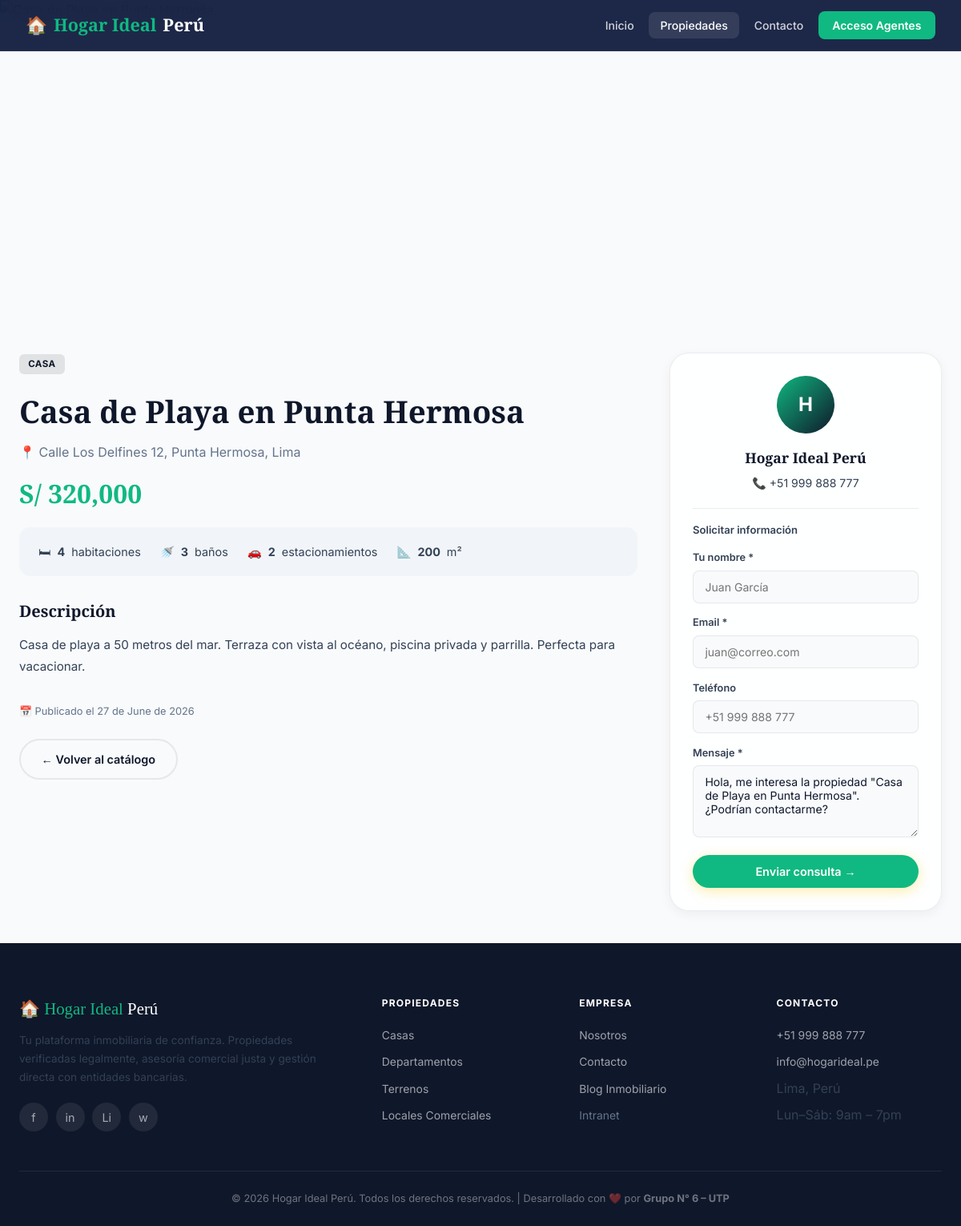
/propiedad/detalle/7, run on the app's committed database.
### tables this page shows
CREATE TABLE IF NOT EXISTS `propiedades` (
  `id`               INT UNSIGNED AUTO_INCREMENT PRIMARY KEY,
  `titulo`           VARCHAR(200)  NOT NULL,
  `descripcion`      TEXT,
  `precio`           DECIMAL(12,2) NOT NULL,
  `tipo`             ENUM('casa','departamento','terreno','local') NOT NULL DEFAULT 'casa',
  `habitaciones`     TINYINT UNSIGNED DEFAULT 0,
  `banos`            TINYINT UNSIGNED DEFAULT 0,
  `estacionamientos` TINYINT UNSIGNED DEFAULT 0,
  `metros2`          DECIMAL(8,2),
  `direccion`        VARCHAR(255),
  `imagen`           VARCHAR(255) DEFAULT 'no-imagen.jpg',
  `vendedor_id`      INT UNSIGNED,
  `activo`           TINYINT(1) DEFAULT 1,
  `created_at`       TIMESTAMP DEFAULT CURRENT_TIMESTAMP,
  FOREIGN KEY (`vendedor_id`) REFERENCES `vendedores`(`id`) ON DELETE SET NULL
);

### core/Controller.php (called while the page is built, shortened)
<?php
class Controller {
    protected function render(string $view, array $data = []): void {
        extract($data);
        $viewFile = APP_ROOT . '/app/views/' . $view . '.php';
        require_once $viewFile;
    }
}

### app/controllers/PropiedadController.php (called while the page is built, shortened)
<?php
require_once APP_ROOT . '/core/Controller.php';
require_once APP_ROOT . '/app/models/Propiedad.php';
class PropiedadController extends Controller {
    private Propiedad $propiedad;
    public function __construct() {
        $this->propiedad = new Propiedad();
    }
    public function detalle(string $id = '0'): void {
        $propiedad = $this->propiedad->detalleConVendedor((int)$id);
        $this->render('propiedades/detalle', [
            'titulo'    => $propiedad->titulo . ' – ' . APP_NAME,
            'propiedad' => $propiedad,
        ]);
    }
}

### core/App.php (called while the page is built, shortened)
<?php
class App {
    protected string $method     = 'index';
    public function __construct() {
        $url = $this->parseUrl();
        if (!empty($url[0])) {
            $controllerName = ucfirst(strtolower($url[0])) . 'Controller';
            $controllerFile = APP_ROOT . '/app/controllers/' . $controllerName . '.php';
            if (file_exists($controllerFile)) {
                unset($url[0]);
            } else {
                $this->notFound();
                return;
            }
        }
        $this->controller = new $this->controller();
        if (!empty($url[1])) {
            if (method_exists($this->controller, $url[1])) {
                $this->method = $url[1];
                unset($url[1]);
            } else {
                $this->notFound();
                return;
            }
        }
        $this->params = $url ? array_values($url) : [];
        call_user_func_array([$this->controller, $this->method], $this->params);
    }
    private function parseUrl(): array {
        if (isset($_GET['url'])) {
            $url = rtrim($_GET['url'], '/');
            $url = filter_var($url, FILTER_SANITIZE_URL);
            return explode('/', $url);
        }
        return [];
    }
}

### public/index.php (called while the page is built, shortened)
<?php
require_once APP_ROOT . '/core/Database.php';
require_once APP_ROOT . '/core/Model.php';
require_once APP_ROOT . '/core/Controller.php';
require_once APP_ROOT . '/core/App.php';
$app = new App();

### core/Database.php (called while the page is built, shortened)
<?php
class Database {
    private static ?Database $instance = null;
    private PDO $pdo;
    private function __construct() {
        $dsn = 'mysql:host=' . DB_HOST . ';dbname=' . DB_NAME . ';charset=' . DB_CHARSET;
        $options = [
            PDO::ATTR_ERRMODE            => PDO::ERRMODE_EXCEPTION,
            PDO::ATTR_DEFAULT_FETCH_MODE => PDO::FETCH_OBJ,
            PDO::ATTR_EMULATE_PREPARES   => false,
        ];
        try {
            $this->pdo = new PDO($dsn, DB_USER, DB_PASS, $options);
        } catch (PDOException $e) {
            die('<div style="font-family:sans-serif;padding:2rem;background:#fee;color:#c00;border-radius:8px">
                <h3>⚠️ Error de conexión a la base de datos</h3>
                <p>' . $e->getMessage() . '</p>
                <p>Verifica que MySQL esté corriendo en XAMPP y que la base <strong>' . DB_NAME . '</strong> exista.</p>
                </div>');
        }
    }
    public static function getInstance(): Database {
        if (self::$instance === null) {
            self::$instance = new self();
        }
        return self::$instance;
    }
    public function query(string $sql, array $params = []): PDOStatement {
        $stmt = $this->pdo->prepare($sql);
        $stmt->execute($params);
        return $stmt;
    }
}

### app/models/Propiedad.php (called while the page is built, shortened)
<?php
require_once APP_ROOT . '/core/Model.php';
class Propiedad extends Model {
    public function detalleConVendedor(int $id): object|false {
        $sql = "SELECT p.*, v.nombre AS vendedor_nombre, v.apellido AS vendedor_apellido,
                       v.telefono AS vendedor_telefono, v.email AS vendedor_email, v.foto AS vendedor_foto,
                       z.nombre AS zona_nombre
                FROM propiedades p
                LEFT JOIN vendedores v ON p.vendedor_id = v.id
                LEFT JOIN zonas z ON p.zona_id = z.id
                WHERE p.id = ? LIMIT 1";
        return $this->rawOne($sql, [$id]);
    }
    public static function formatearPrecio(float $precio): string {
        return 'S/ ' . number_format($precio, 0, '.', ',');
    }
}

### core/Model.php (called while the page is built, shortened)
<?php
abstract class Model {
    protected Database $db;
    public function __construct() {
        $this->db = Database::getInstance();
    }
    public function rawOne(string $sql, array $params = []): object|false {
        return $this->db->query($sql, $params)->fetch();
    }
}

### app/views/propiedades/detalle.php (the view, shortened to what this page needs)
<?php $activePage = 'propiedades'; require_once APP_ROOT . '/app/views/layouts/header.php'; ?>
<div class="detail-page">
  <img class="detail-hero"
       src="<?= $propiedad->imagen !== 'no-imagen.jpg' ? UPLOAD_URL . htmlspecialchars($propiedad->imagen) : '' ?>"
       alt="<?= htmlspecialchars($propiedad->titulo) ?>"
       onerror="this.src='https://images.unsplash.com/photo-1600596542815-ffad4c1539a9?w=1400&q=80'">
  <div class="detail-body">
    <div class="detail-grid">
      <div>
        <span class="badge badge-blue" style="margin-bottom:1rem;display:inline-block">
          <?= ucfirst($propiedad->tipo) ?>
        </span>
        <h1 class="detail-title"><?= htmlspecialchars($propiedad->titulo) ?></h1>
        <p style="color:var(--text-3);margin-bottom:.8rem;display:flex;align-items:center;gap:.4rem">
          📍 <?= htmlspecialchars($propiedad->direccion ?: 'Lima, Perú') ?>
        </p>
        <p class="detail-price"><?= Propiedad::formatearPrecio((float)$propiedad->precio) ?></p>
        <div class="detail-features">
          <?php if ($propiedad->habitaciones): ?>
            <div class="detail-feat">🛏 <strong><?= $propiedad->habitaciones ?></strong> habitacione<?= $propiedad->habitaciones > 1 ? 's' : '' ?></div>
          <?php endif; ?>
          <?php if ($propiedad->banos): ?>
            <div class="detail-feat">🚿 <strong><?= $propiedad->banos ?></strong> baño<?= $propiedad->banos > 1 ? 's' : '' ?></div>
          <?php endif; ?>
          <?php if ($propiedad->estacionamientos): ?>
            <div class="detail-feat">🚗 <strong><?= $propiedad->estacionamientos ?></strong> estacionamiento<?= $propiedad->estacionamientos > 1 ? 's' : '' ?></div>
          <?php endif; ?>
          <?php if ($propiedad->metros2): ?>
            <div class="detail-feat">📐 <strong><?= (int)$propiedad->metros2 ?></strong> m²</div>
          <?php endif; ?>
        </div>
        <?php if ($propiedad->descripcion): ?>
        <div style="margin-bottom:2rem">
          <h2 style="font-family:'Playfair Display',serif;font-size:1.25rem;margin-bottom:.75rem">Descripción</h2>
          <p class="detail-desc"><?= nl2br(htmlspecialchars($propiedad->descripcion)) ?></p>
        </div>
        <?php endif; ?>
        <p style="font-size:.8rem;color:var(--text-3);margin-top:1.5rem">
          📅 Publicado el <?= date('d \d\e F \d\e Y', strtotime($propiedad->created_at)) ?>
        </p>
        <div style="margin-top:1.5rem">
          <a href="<?= BASE_URL ?>/propiedad" class="btn btn-outline" style="border-color:var(--border);color:var(--text)">
            ← Volver al catálogo
          </a>
        </div>
      </div>
      <div>
        <div class="agent-card">
          <div class="agent-card__avatar">H</div>
          <p class="agent-card__name">Hogar Ideal Perú</p>
          <p class="agent-card__tel">📞 +51 999 888 777</p>
          <hr style="border:none;border-top:1px solid var(--border);margin:1rem 0">
          <p style="font-size:.82rem;font-weight:600;color:var(--text-2);margin-bottom:.75rem">Solicitar información</p>
          <form class="contact-form" action="<?= BASE_URL ?>/contacto" method="POST" data-validate>
            <label>Tu nombre *</label>
            <input type="text" name="nombre" placeholder="Juan García" required>
            <label>Email *</label>
            <input type="email" name="email" placeholder="juan@correo.com" required>
            <label>Teléfono</label>
            <input type="tel" name="telefono" placeholder="+51 999 888 777">
            <label>Mensaje *</label>
            <textarea name="mensaje" required>Hola, me interesa la propiedad "<?= htmlspecialchars($propiedad->titulo) ?>". ¿Podrían contactarme?</textarea>
            <button type="submit" class="btn btn-primary" style="width:100%;margin-top:.9rem;justify-content:center">
              Enviar consulta →
            </button>
          </form>
        </div>
      </div>
    </div>
  </div>
</div>
<?php require_once APP_ROOT . '/app/views/layouts/footer.php'; ?>

### public/css/app.css (style rules this page uses)
:root { --primary: #0F172A; --primary-dark: #020617; --primary-light: #1E293B; --accent: #10B981; --accent-light: #34D399; --accent-dark: #059669; --bg: #F8FAFC; --bg-alt: #F1F5F9; --card: rgba(255, 255, 255, 0.85); --card-solid: #FFFFFF; --text: #0F172A; --text-2: #334155; --text-3: #64748B; --border: rgba(15, 23, 42, 0.08); --shadow-sm: 0 4px 14px rgba(0,0,0,.05); --shadow: 0 10px 30px rgba(0,0,0,.08); --shadow-lg: 0 20px 50px rgba(0,0,0,.12); --radius: 14px; --radius-lg: 24px; --transition: .4s cubic-bezier(.4,0,.2,1); --sidebar-bg: rgba(15, 23, 42, 0.95); --sidebar-width: 280px; }
*, *::before, *::after { box-sizing: border-box; margin: 0; padding: 0; }
html { scroll-behavior: smooth; }
body { font-family: 'Inter', sans-serif; background: var(--bg); color: var(--text); line-height: 1.6; transition: background var(--transition), color var(--transition); }
img { max-width: 100%; display: block; }
a { text-decoration: none; color: inherit; }
.btn { display: inline-flex; align-items: center; gap: .45rem; padding: .75rem 1.6rem; border-radius: 50px; font-family: 'Inter', sans-serif; font-size: .9rem; font-weight: 600; border: none; cursor: pointer; transition: all var(--transition); text-decoration: none; }
.btn-primary { background: var(--accent); color: #fff; box-shadow: 0 4px 16px rgba(250,204,21,.35); }
.btn-outline { background: transparent; color: var(--primary); border: 2px solid var(--primary); }
.detail-page { padding-top: 0; }
.detail-hero { width: 100%; height: clamp(300px, 50vh, 520px); object-fit: cover; border-radius: 0 0 var(--radius-lg) var(--radius-lg); display: block; }
.detail-body { max-width: 1200px; margin: 0 auto; padding: 2.5rem 1.5rem; }
.detail-grid { display: grid; grid-template-columns: 1fr 340px; gap: 2.5rem; align-items: start; }
.detail-title { font-family: 'Playfair Display', serif; font-size: clamp(1.6rem, 4vw, 2.4rem); font-weight: 700; margin-bottom: .5rem; }
.detail-price { font-family: 'Playfair Display', serif; font-size: 2rem; color: var(--accent); font-weight: 700; margin-bottom: 1rem; }
.detail-features { display: flex; gap: 1.5rem; flex-wrap: wrap; background: var(--bg-alt); border-radius: var(--radius); padding: 1.2rem 1.5rem; margin-bottom: 1.75rem; }
.detail-feat { display: flex; align-items: center; gap: .5rem; font-size: .9rem; color: var(--text-2); }
.detail-desc { color: var(--text-2); line-height: 1.8; font-size: .95rem; }
.agent-card { background: var(--card); border-radius: var(--radius-lg); padding: 1.75rem; border: 1px solid var(--border); box-shadow: var(--shadow-sm); position: sticky; top: 90px; }
.agent-card__avatar { width: 72px; height: 72px; border-radius: 50%; background: linear-gradient(135deg, var(--accent), var(--primary)); display: flex; align-items: center; justify-content: center; color: #fff; font-weight: 700; font-size: 1.5rem; margin: 0 auto 1rem; }
.agent-card__name { font-family: 'Playfair Display', serif; font-size: 1.1rem; text-align: center; font-weight: 600; }
.agent-card__tel { text-align: center; color: var(--text-2); font-size: .88rem; margin: .4rem 0 1.25rem; }
.contact-form label { display: block; font-size: .8rem; font-weight: 600; color: var(--text-2); margin-bottom: .3rem; margin-top: .9rem; }
.contact-form input, .contact-form textarea { width: 100%; padding: .7rem .9rem; border: 1px solid var(--border); border-radius: 8px; background: var(--bg); color: var(--text); font-family: 'Inter', sans-serif; font-size: .88rem; transition: border var(--transition); }
.contact-form textarea { resize: vertical; height: 90px; }
.badge { display: inline-block; padding: .2rem .7rem; border-radius: 6px; font-size: .72rem; font-weight: 700; text-transform: uppercase; letter-spacing: .04em; }
.badge-blue { background: rgba(17,17,17,.1); color: var(--primary); }

### data on the page
propiedades: tipo "CASA", titulo "Casa de Playa en Punta Hermosa", direccion "Calle Los Delfines 12, Punta Hermosa, Lima", precio "S/ 320,000", habitaciones "4", banos "3", estacionamientos "2", metros2 "200", descripcion "Casa de playa a 50 metros del mar. Terraza con vista al océano, piscina privada y parrilla. Perfecta para vacacionar.", created_at "27 de June de 2026", mensaje "Hola, me interesa la propiedad \"Casa de Playa en Punta Hermosa\". ¿Podrían contactarme?"

### other printed values
APP_NAME "Hogar Ideal Perú"
